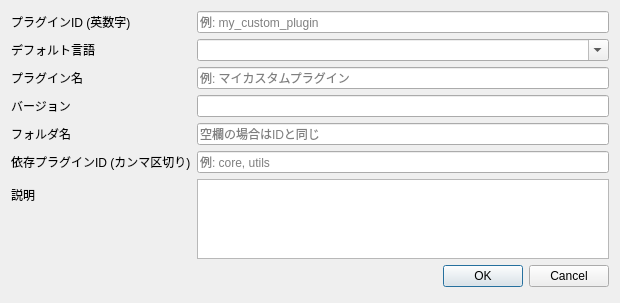
<?xml version="1.0" encoding="UTF-8"?>
<ui version="4.0">
 <class>CreatePluginDialog</class>
 <widget class="QDialog" name="CreatePluginDialog">
  <property name="geometry">
   <rect>
    <x>0</x>
    <y>0</y>
    <width>620</width>
    <height>303</height>
   </rect>
  </property>
  <property name="windowTitle">
   <string>新規プラグイン作成</string>
  </property>
  <layout class="QFormLayout" name="formLayout">
   <item row="0" column="0">
    <widget class="QLabel" name="labelId">
     <property name="text">
      <string>プラグインID (英数字)</string>
     </property>
    </widget>
   </item>
   <item row="0" column="1">
    <widget class="QLineEdit" name="lineId">
     <property name="placeholderText">
      <string>例: my_custom_plugin</string>
     </property>
    </widget>
   </item>
   <item row="1" column="0">
    <widget class="QLabel" name="labelDefaultLang">
     <property name="text">
      <string>デフォルト言語</string>
     </property>
    </widget>
   </item>
   <item row="1" column="1">
    <widget class="QComboBox" name="comboDefaultLang">
     <property name="editable">
      <bool>true</bool>
     </property>
     <property name="currentText">
      <string/>
     </property>
    </widget>
   </item>
   <item row="2" column="0">
    <widget class="QLabel" name="labelName">
     <property name="text">
      <string>プラグイン名</string>
     </property>
    </widget>
   </item>
   <item row="2" column="1">
    <widget class="QLineEdit" name="lineName">
     <property name="placeholderText">
      <string>例: マイカスタムプラグイン</string>
     </property>
    </widget>
   </item>
   <item row="3" column="0">
    <widget class="QLabel" name="labelVersion">
     <property name="text">
      <string>バージョン</string>
     </property>
    </widget>
   </item>
   <item row="3" column="1">
    <widget class="QLineEdit" name="lineVersion">
     <property name="text">
      <string/>
     </property>
    </widget>
   </item>
   <item row="4" column="0">
    <widget class="QLabel" name="labelFolder">
     <property name="text">
      <string>フォルダ名</string>
     </property>
    </widget>
   </item>
   <item row="4" column="1">
    <widget class="QLineEdit" name="lineFolder">
     <property name="placeholderText">
      <string>空欄の場合はIDと同じ</string>
     </property>
    </widget>
   </item>
   <item row="5" column="0">
    <widget class="QLabel" name="labelDeps">
     <property name="text">
      <string>依存プラグインID (カンマ区切り)</string>
     </property>
    </widget>
   </item>
   <item row="5" column="1">
    <widget class="QLineEdit" name="lineDeps">
     <property name="placeholderText">
      <string>例: core, utils</string>
     </property>
    </widget>
   </item>
   <item row="6" column="0">
    <widget class="QLabel" name="labelDesc">
     <property name="text">
      <string>説明</string>
     </property>
    </widget>
   </item>
   <item row="6" column="1">
    <widget class="QPlainTextEdit" name="textDesc">
     <property name="maximumSize">
      <size>
       <width>16777215</width>
       <height>80</height>
      </size>
     </property>
    </widget>
   </item>
   <item row="7" column="0" colspan="2">
    <widget class="QDialogButtonBox" name="buttonBox">
     <property name="orientation">
      <enum>Qt::Orientation::Horizontal</enum>
     </property>
     <property name="standardButtons">
      <set>QDialogButtonBox::StandardButton::Cancel|QDialogButtonBox::StandardButton::Ok</set>
     </property>
    </widget>
   </item>
  </layout>
 </widget>
 <resources/>
 <connections>
  <connection>
   <sender>buttonBox</sender>
   <signal>accepted()</signal>
   <receiver>CreatePluginDialog</receiver>
   <slot>accept()</slot>
   <hints>
    <hint type="sourcelabel">
     <x>248</x>
     <y>254</y>
    </hint>
    <hint type="destinationlabel">
     <x>157</x>
     <y>274</y>
    </hint>
   </hints>
  </connection>
  <connection>
   <sender>buttonBox</sender>
   <signal>rejected()</signal>
   <receiver>CreatePluginDialog</receiver>
   <slot>reject()</slot>
   <hints>
    <hint type="sourcelabel">
     <x>300</x>
     <y>254</y>
    </hint>
    <hint type="destinationlabel">
     <x>286</x>
     <y>274</y>
    </hint>
   </hints>
  </connection>
 </connections>
</ui>
